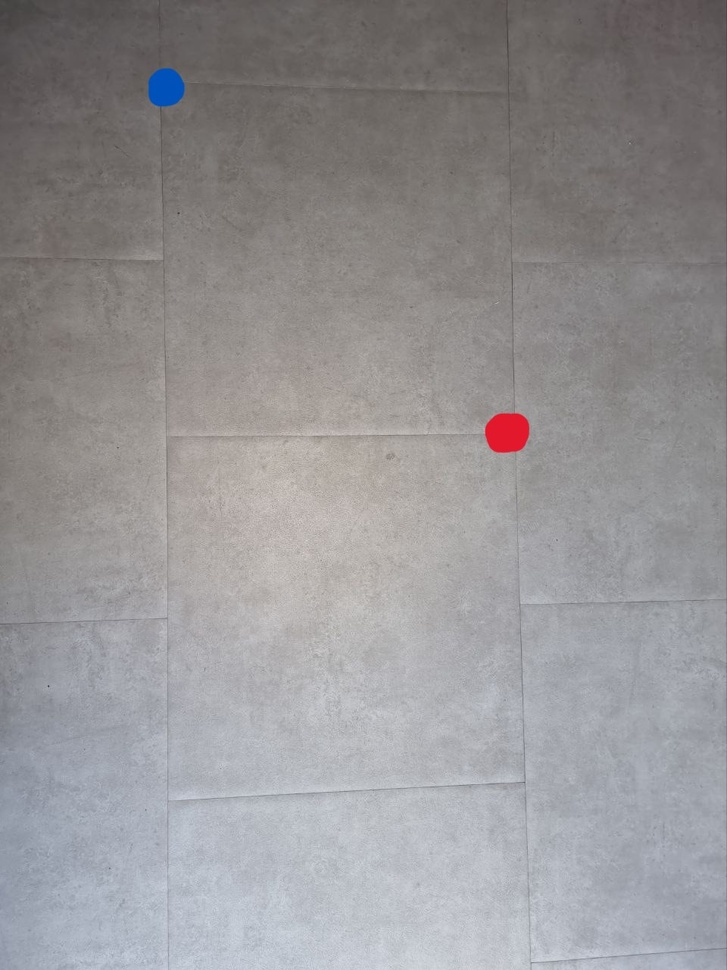
#> input picture floor.jpg, 727 x 970 px, shrunk from 960 x 1280 before the run
$ jupyter execute --allow-errors rc-se-v0.ipynb   (shell and % lines are left out)
#> lines starting #> are read from the running program, lines starting #| are printed output that depends on the picture
[cell 1]
import cv2
import numpy as np

# Read input image
img = cv2.imread('floor.jpg')
#> img is the input picture: shape (970, 727, 3); mean B, G, R 149.3, 147.5, 149.3

# Convert to grayscale
gray = cv2.cvtColor(img, cv2.COLOR_BGR2GRAY)

# Apply edge detection
edges = cv2.Canny(gray, 50, 150)
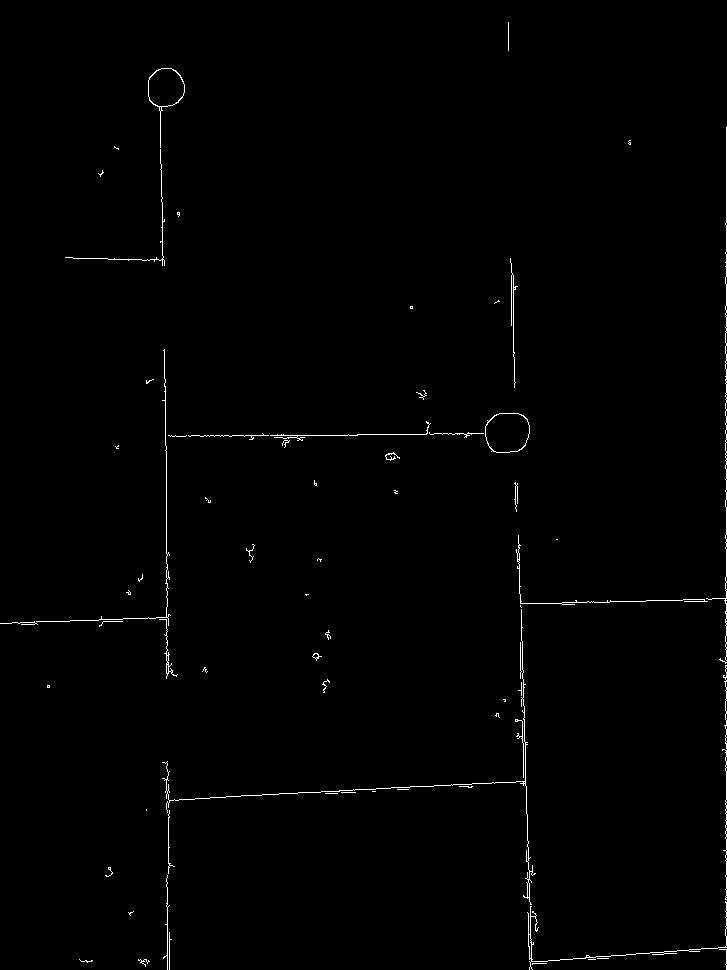
#> edges: shape (970, 727); 0.74% white in thin lines or dots

# Apply Hough transform to detect lines
lines = cv2.HoughLines(edges, 1, np.pi/180, 200)
#> lines = [[726, 0], [807, 1.52], [-158, 3.12], [-498, 3.11], [166, 0]]

# Find the lines corresponding to the floor and walls of the room
floor_lines = []
wall_lines = []
for line in lines:
    rho, theta = line[0]
    if abs(theta) < np.pi/4:
        if rho > img.shape[0]/2:
            floor_lines.append(line)
        else:
            wall_lines.append(line)
    else:
        if rho > img.shape[1]/2:
            wall_lines.append(line)
        else:
            wall_lines.append(line)
#> this loop made 5 passes
#> after the loop, floor_lines = [[[726, 0]]]; wall_lines = [[[807, 1.52]], [[-158, 3.12]], [[-498, 3.11]], [[166, 0]]]

# Find the blue landmark
blue_landmark = None
for line in wall_lines:
    rho, theta = line[0]
    if abs(theta) < np.pi/4:
        x = rho/np.cos(theta)
        y = 0
        if 0 <= x < img.shape[1]:
            blue_landmark = (x, y)
            break
#> this loop made 4 passes
#> (rho, theta, x, y) on pass 4: (166, 0, 166, 0)

# Calculate homography matrix
#> (the rest of this cell did not finish here and is left out)
